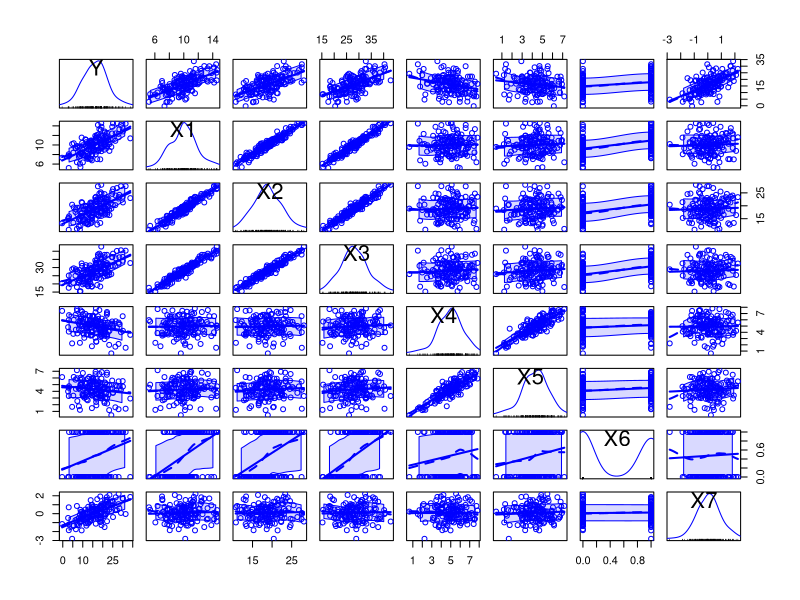
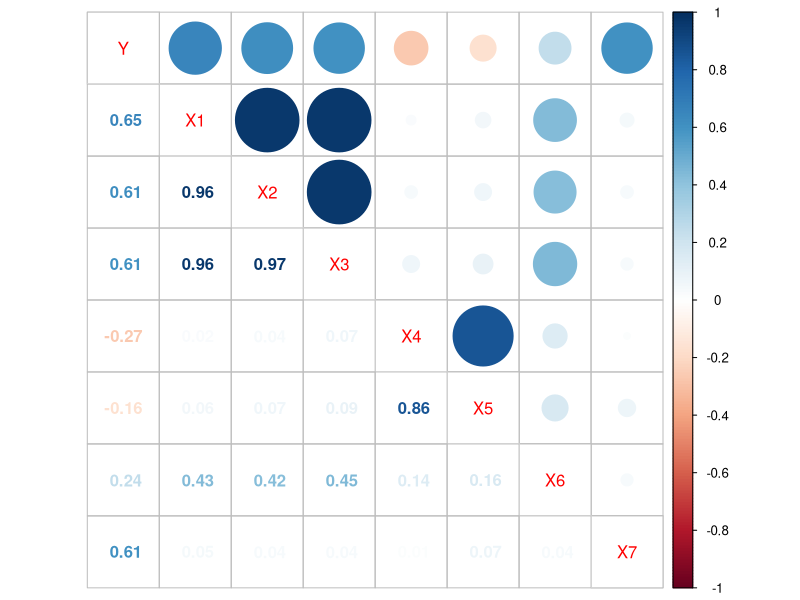
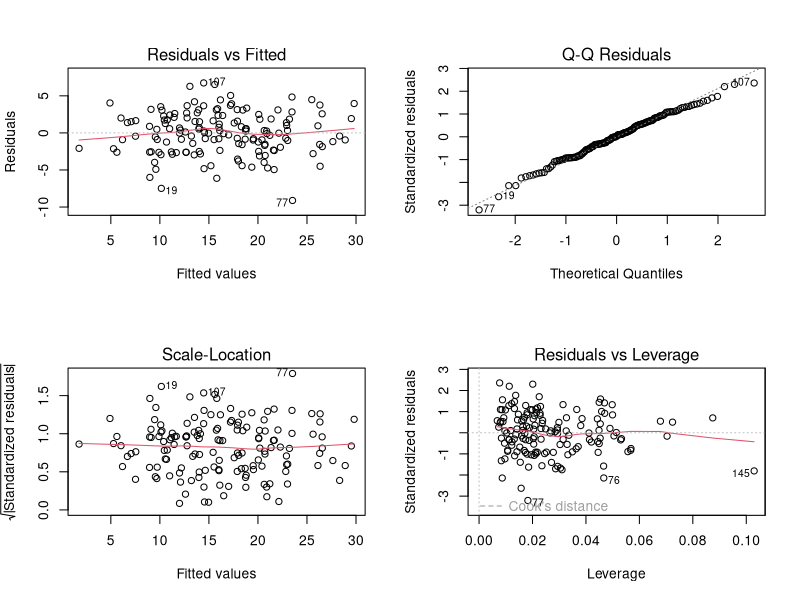
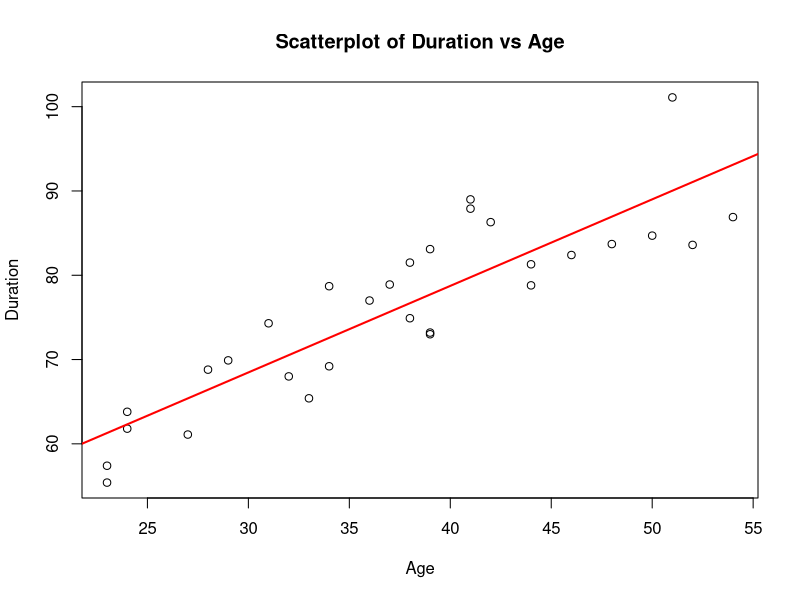
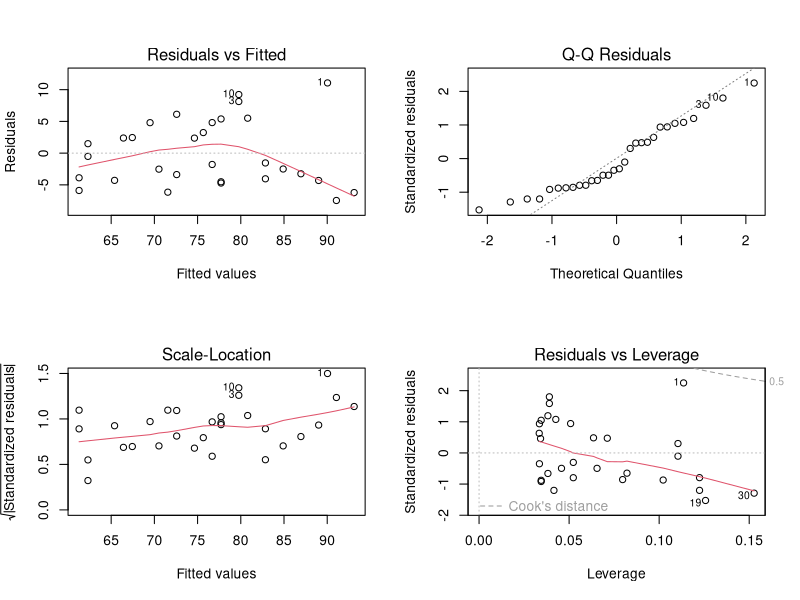
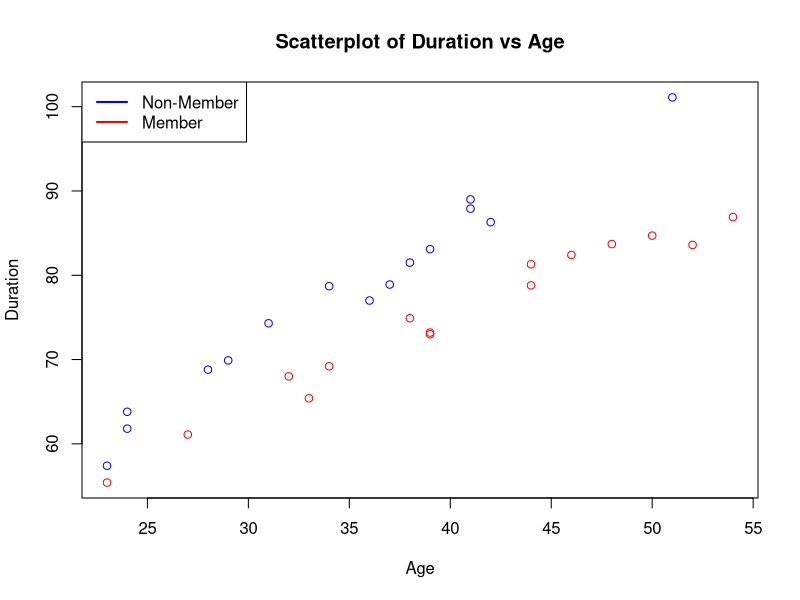
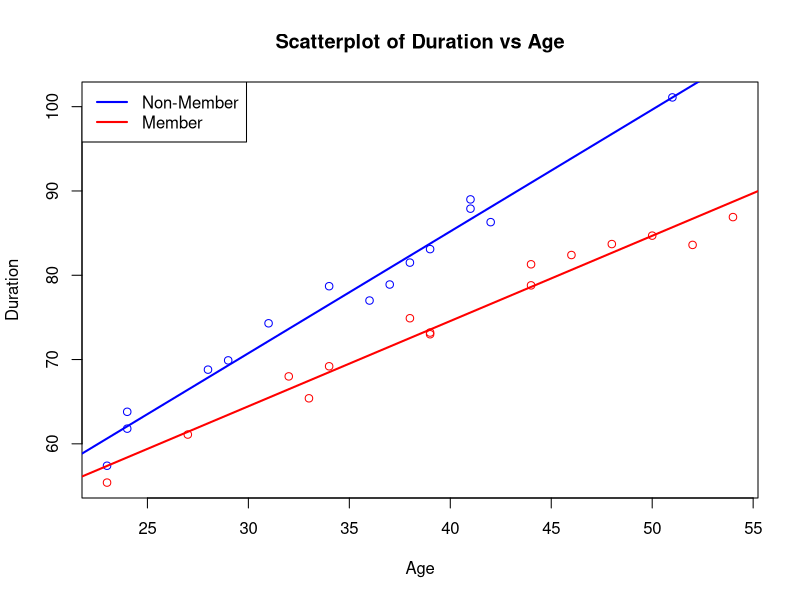
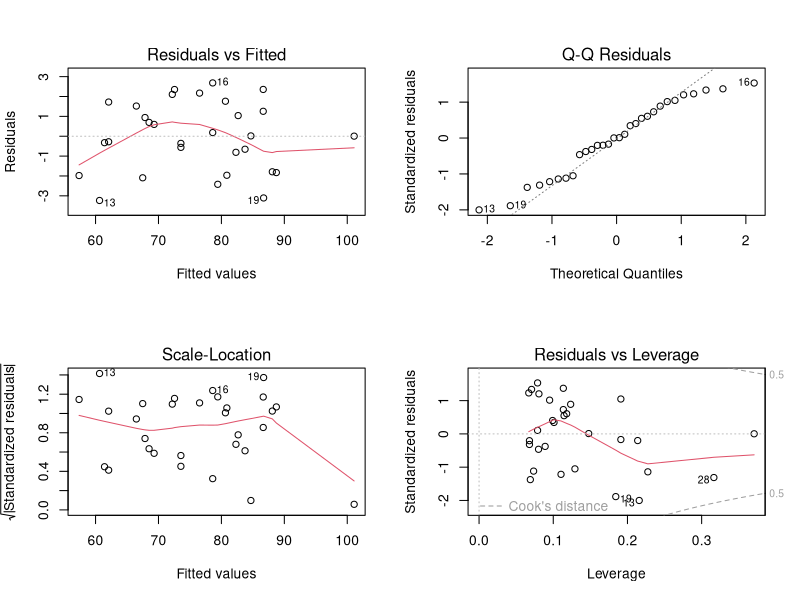

Here is the R script that generated these plots, in order:
## ---- chunk 1
q1_data <- read.csv("HW825FQ1.csv")

str(q1_data)
## ---- chunk 2
library(car)
scatterplotMatrix(q1_data)
## ---- chunk 3
library(corrplot)
cor_1 <- cor(q1_data)
corrplot.mixed(cor_1)
## ---- chunk 4
full_model <- lm(Y ~ X1 + X2 + X3 + X4 + X5 + X6 + X7, data = q1_data)
summary(full_model)
## ---- chunk 5
vif(full_model)
mod1 <- update(full_model, .~. - X3)
vif(mod1)
mod2 <- update(mod1, .~. - X1)
vif(mod2)
mod3 <- update(mod2, .~. - X5)
vif(mod3)
## ---- chunk 6
drop1(mod3, test = "F")
mod4 <- update(mod3, .~. - X6)
drop1(mod4, test = "F")
summary(mod4)
## ---- chunk 7
library(MASS)
aic_model <- stepAIC(full_model)
summary(aic_model)
## ---- chunk 8
library(leaps)
subsets <- regsubsets(q1_data[ , -1], q1_data[,1])
summary(subsets)
summary(subsets)$adjr2
best_adjR2_model <- lm(Y ~ X1 + X4 + X7, data = q1_data)
vif(best_adjR2_model)
## ---- chunk 9
par(mfrow = c(2, 2))
plot(mod4)
par(mfrow = c(1, 1))
## ---- chunk 10
shapiro.test(residuals(mod4))
ncvTest(mod4)
## ---- chunk 11
predict_data <- data.frame(X2 = 9.6, X4 = 9.2, X7 = -0.8)
predict(mod4, newdata = predict_data, interval = "c", level = 0.98)
## ---- chunk 12
q2_data <- read.csv("HW825FQ2.csv")
str(q2_data)
q2_data$member <- as.factor(q2_data$member)
str(q2_data)
## ---- chunk 13
mod_a <- lm(duration ~ age, data = q2_data)
summary(mod_a)
## ---- chunk 14
plot(q2_data$age, q2_data$duration,
xlab = "Age",
ylab = "Duration",
main = "Scatterplot of Duration vs Age")
abline(mod_a, col = "red", lwd = 2)
## ---- chunk 15
par(mfrow = c(2, 2))
plot(mod_a)
par(mfrow = c(1, 1))
## ---- chunk 16
shapiro.test(residuals(mod_a))
ncvTest(mod_a)
## ---- chunk 17
predict(mod_a, newdata = data.frame(age = 45), interval = "c", level = 0.98)
## ---- chunk 18
plot(q2_data$age, q2_data$duration,
col = c("blue", "red")[q2_data$member],
xlab = "Age",
ylab = "Duration",
main = "Scatterplot of Duration vs Age")

legend("topleft",
legend = c("Non-Member", "Member"),
col = c("blue", "red"),
lwd = 2)
## ---- chunk 19
mod_b <- lm(duration ~ age * member, data = q2_data)
anova(mod_b)
summary(mod_b)
## ---- chunk 20
plot(q2_data$age, q2_data$duration,
col = c("blue", "red")[q2_data$member],
xlab = "Age",
ylab = "Duration",
main = "Scatterplot of Duration vs Age")

legend("topleft",
legend = c("Non-Member", "Member"),
col = c("blue", "red"),
lwd = 2)

abline(a = coef(mod_b)[1], b = coef(mod_b)[2], col = "blue", lwd = 2)

abline(a = coef(mod_b)[1] + coef(mod_b)[3],
       b = coef(mod_b)[2] + coef(mod_b)[4], col = "red", lwd = 2)
## ---- chunk 21
par(mfrow = c(2, 2))
plot(mod_b)
par(mfrow = c(1, 1))
## ---- chunk 22
shapiro.test(residuals(mod_b))
ncvTest(mod_b)
## ---- chunk 23
(predict_non <- predict(mod_b, newdata = data.frame(age = 45, member = "0"), interval = "c", level = 0.98))
(predict_member <- predict(mod_b, newdata = data.frame(age = 45, member = "1"), interval = "c", level = 0.98))
